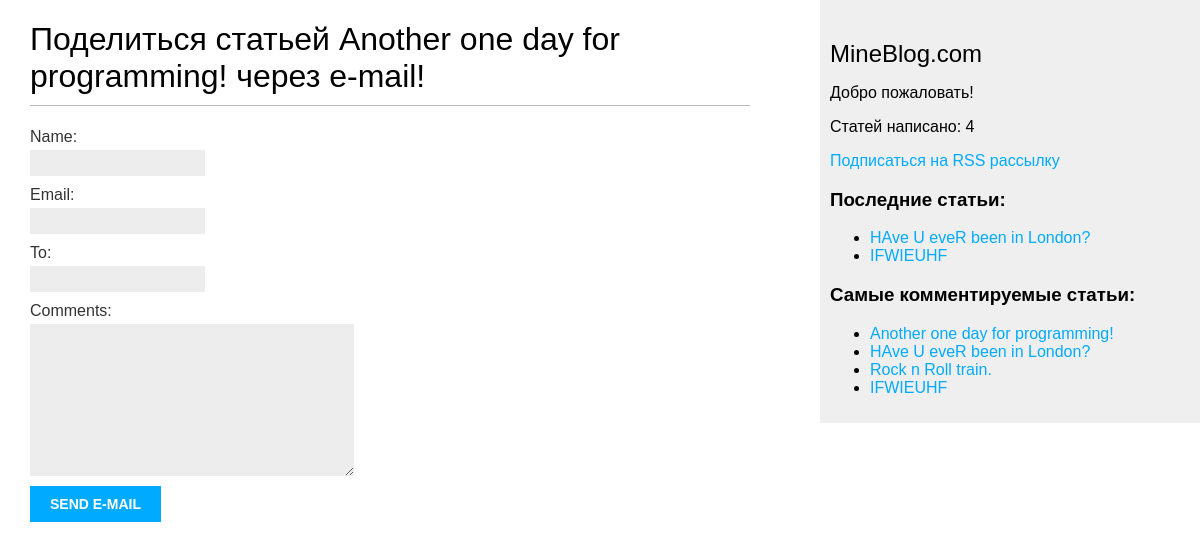
Screenshot of /blog/1/share/ with the database file from the repository.
### blog/models.py (models this page shows, shortened)
class Post(models.Model):
    STATUS_CHOICES = (
        ('draft', 'Draft'),
        ('published', 'Published'),
    )
    title = models.CharField(max_length=200)
    slug = models.SlugField(max_length=200, unique_for_date='publish')
    author = models.ForeignKey(User, on_delete=models.CASCADE, related_name='blog_posts')
    body = models.TextField(max_length=pow(10, 5))
    publish = models.DateTimeField(default=timezone.now)
    created = models.DateTimeField(auto_now_add=True)
    updated = models.DateTimeField(auto_now=True)
    status = models.CharField(max_length=10, choices=STATUS_CHOICES, default='draft')
    tags = TaggableManager()
    class Meta:
        ordering = ('-publish',)
    objects = models.Manager()
    published = PublishedManager()
    def get_absolute_url(self):
        return reverse('blog:post_detail', args=[
            self.publish.year, self.publish.month,
            self.publish.day, self.slug,
        ])

### blog/views.py (the view)
# urls.py: path('<int:post_id>/share/', views.post_share, name='post_share'),
def post_share(request, post_id):
    post = get_object_or_404(Post, id=post_id, status='published')
    sent = False
    if request.method:
        form = EmailPostForm(request.POST)
        if form.is_valid():
            cd = form.cleaned_data
            post_url = request.build_absolute_uri(post.get_absolute_url())
            subject = '{} ({}) recommends you reading "' \
                      '{}"'.format(cd['name'], cd['email'], post.title)
            message = 'Read "{}" at {}\n\n{}\'s comments: ' \
                      '{}'.format(post.title, post_url, cd['name'], cd['comments'])
            send_mail(subject, message, 'admin@myblog', [cd['to']])
            sent = True
            return render(request, 'blog/post/share.html',
                          {'post': post, 'form': form, 'sent': sent})
        else:
            form = EmailPostForm()
            return render(request, 'blog/post/share.html',
                          {'post': post, 'form': form, 'sent': sent})

### blog/forms.py
class EmailPostForm(forms.Form):
    name = forms.CharField(max_length=25)
    email = forms.EmailField()
    to = forms.EmailField()
    comments = forms.CharField(required=False, widget=forms.Textarea)

### blog/models.py (called while the page is built)
    def get_queryset(self):
        return super().get_queryset().filter(status='published')

### blog/templatetags/blog_tags.py (called while the page is built)
@register.simple_tag  # @register.simple_tag(name='name_of_tag')
def total_posts():
    return Post.published.count()

@register.inclusion_tag('blog/post/latest_posts.html')
def show_latest_posts(count=5):
    latest_posts = Post.published.order_by('-publish')[:count]
    return {'latest_posts': latest_posts}

@register.simple_tag
def get_most_commented_posts(count=5):
    return Post.published.annotate(
        total_comments=Count('comments')
    ).order_by('-total_comments')[:count]

### blog/templates/blog/post/share.html (shortened to what this page needs)
{% extends "blog/base.html" %}
{% block content %}
    {% if sent %}
        <h1>Письмо успешно отправлено!</h1>
        <p>Статья "{{ post.title }}" успешно отправлена на {{ form.cleaned_data.to }}.</p>
    {% else %}
        <h1>Поделиться статьей {{ post.title }} через e-mail!</h1>
        <form action="." method="POST">
            {{ form.as_p }}
            <input type="submit" value="Send e-mail">
        </form>
    {% endif %}
{% endblock %}

### blog/templates/blog/base.html (shortened to what this page needs)
{% load blog_tags %}
{% load static %}
<!DOCTYPE html>
<html lang="en">
<head>
    <link href="{% static "css/blog.css" %}" rel="stylesheet">
</head>
<body>
<div id="content">
    {% block content %}{% endblock %}
</div>
<div id="sidebar">
    <h2>
        MineBlog.com
    </h2>
    <p>
        Добро пожаловать!
    </p>
    <p>
        Статей написано: {% total_posts %}
    </p>
    <p>
        <a href="{% url "blog:post_feed" %}">Подписаться на RSS рассылку</a>
    </p>
    <h3>
        Последние статьи:
    </h3>
    {% show_latest_posts 2 %}
    <h3>
        Самые комментируемые статьи:
    </h3>
    {% get_most_commented_posts as most_commented_posts %}
    <ul>
        {% for post in most_commented_posts %}
            <li>
                <a href="{{ post.get_absolute_url }}">{{ post.title }}</a>
            </li>
        {% endfor %}
    </ul>
</div>
</body>
</html>

### blog/templates/blog/post/latest_posts.html
<ul>
    {% for post in latest_posts %}
        <li>
            <a href="{{ post.get_absolute_url }}">{{ post.title }}</a>
        </li>
    {% endfor %}
</ul>

### blog/static/css/blog.css (style rules this page uses)
body { margin: 0; padding: 0; font-family: helvetica, sans-serif; }
a { color: #00abff; text-decoration: none; }
h1 { font-weight: normal; border-bottom: 1px solid #bbb; padding: 0 0 10px 0; }
h2 { font-weight: normal; margin: 30px 0 0; }
#content { float: left; width: 60%; padding: 0 0 0 30px; }
#sidebar { float: right; width: 30%; padding: 10px; background: #efefef; height: 100%; }
label { float: left; clear: both; color: #333; margin-bottom: 4px; }
input, textarea { clear: both; float: left; margin: 0 0 10px; background: #ededed; border: 0; padding: 6px 10px; font-size: 12px; }
input[type=submit] { font-weight: bold; background: #00abff; color: #fff; padding: 10px 20px; font-size: 14px; text-transform: uppercase; }

### rows the page displays
Post: title "Another one day for programming!"
Post: title "HAve U eveR been in London?"
Post: title "IFWIEUHF"
Post: title "Rock n Roll train."
